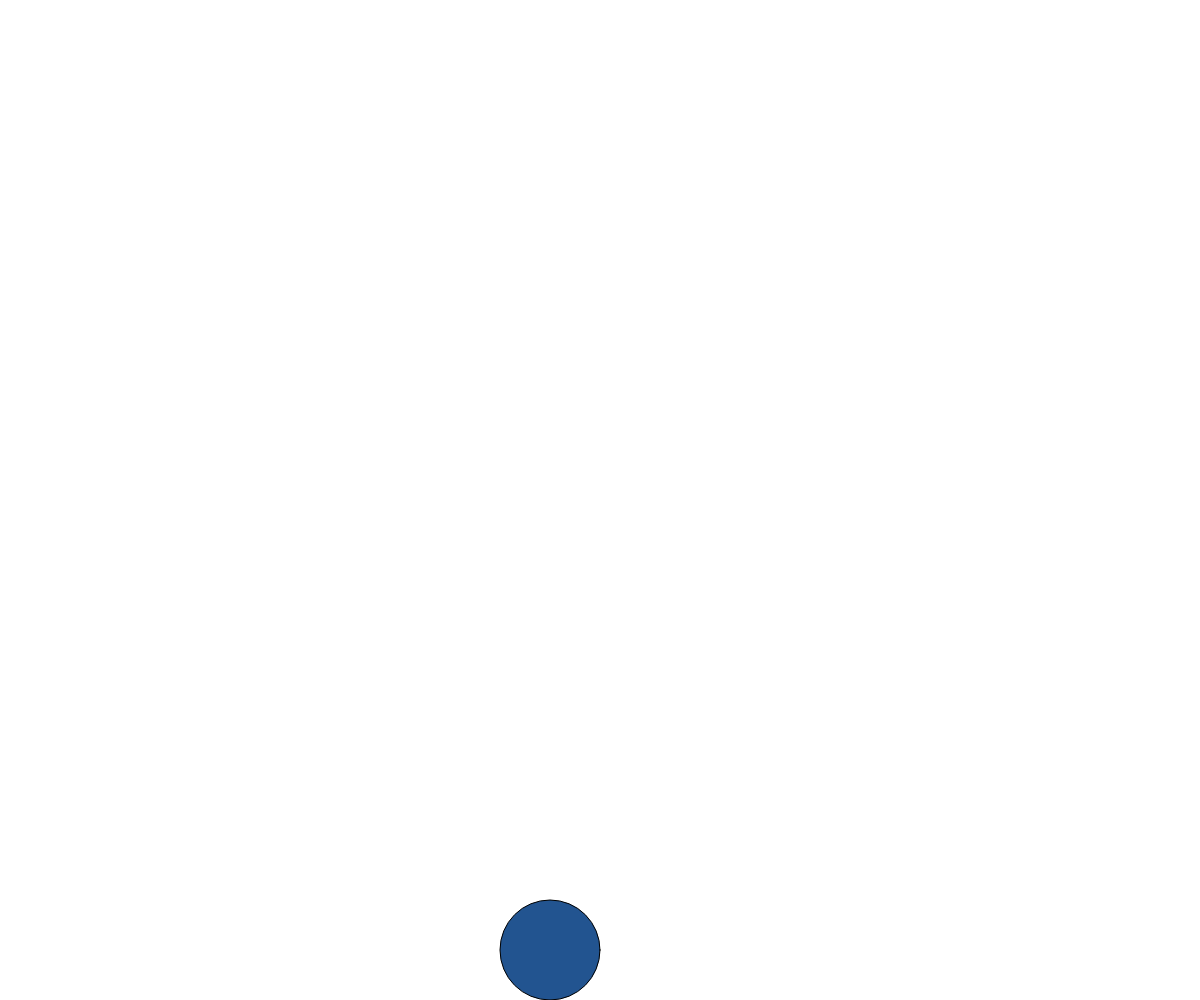
Frame 1 (no input)
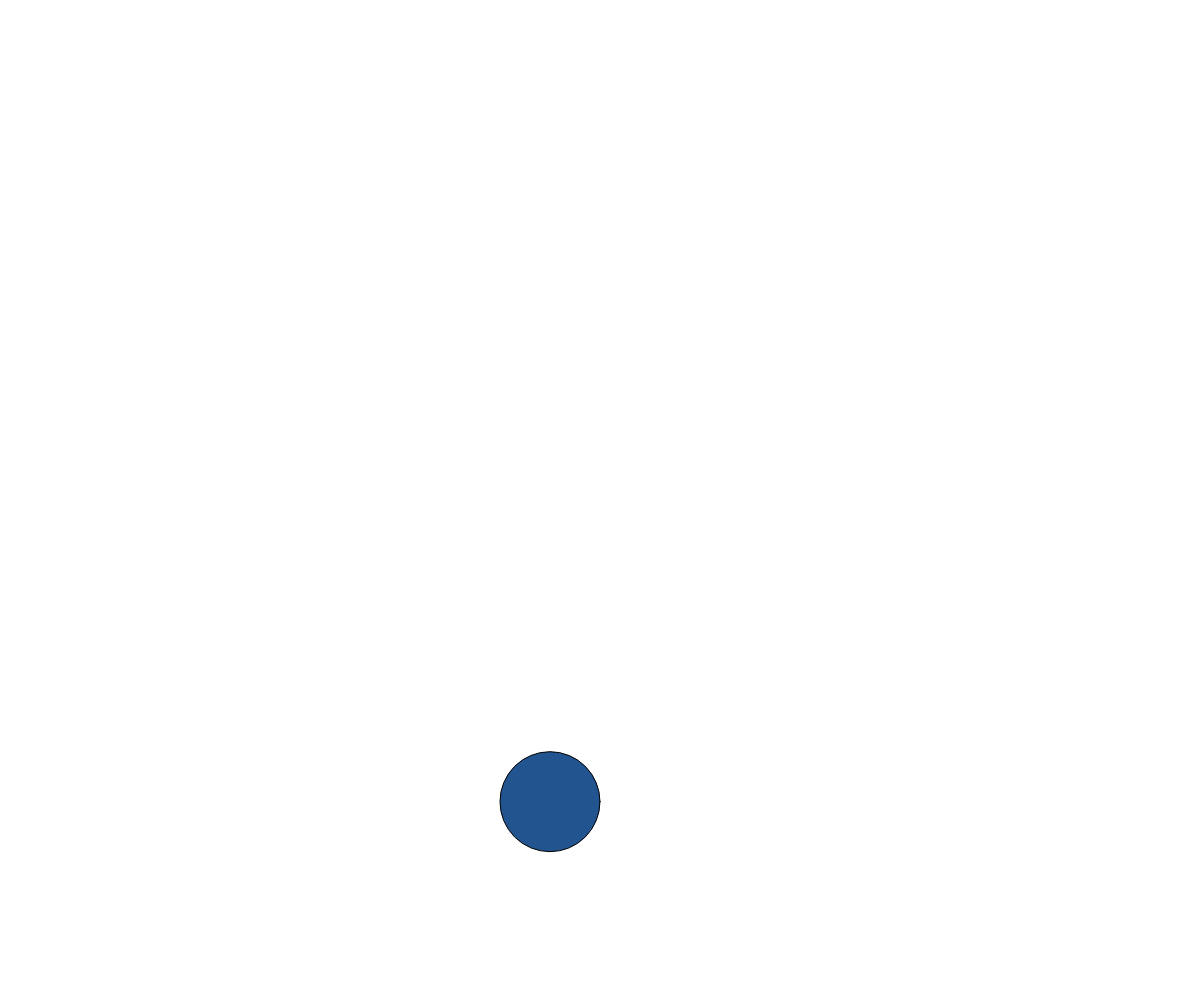
Frame 60 (no input)
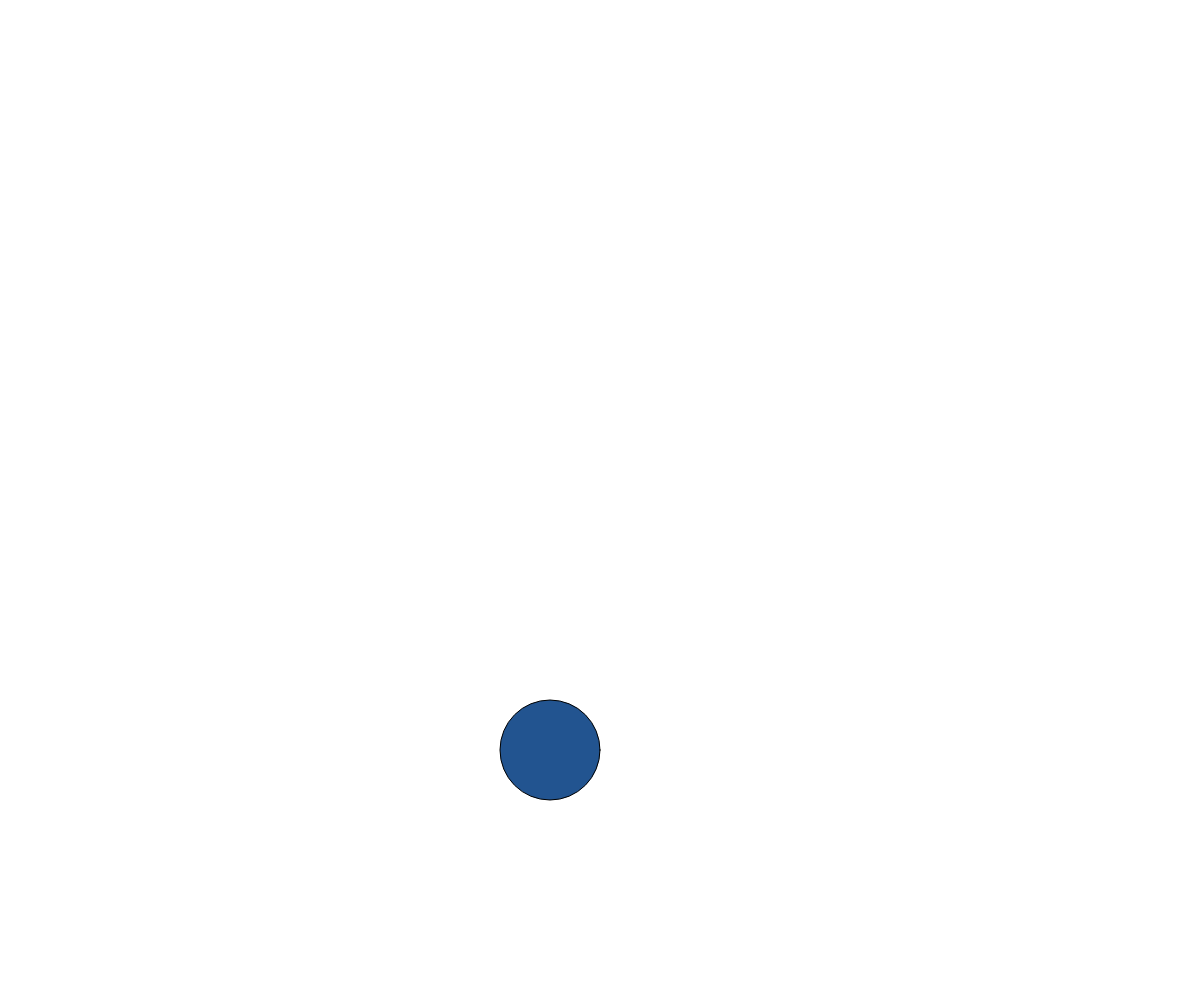
Frame 120 (the mouse pressed at the canvas centre since frame 60)

The p5.js sketch that drew these frames (run headless with seeded random() and noise() and a simulated clock; from frame 60 on, the mouse is pressed at the canvas centre):

// p5.js sketch
// ── sketch.js
let size = 100,
  posX,
  posY,
  initialSpeed = -2 * 100,
  speed = initialSpeed,
  g = 1 * 100;
function setup() {
  createCanvas(windowWidth, windowHeight);
  posX = windowWidth / 2 - size / 2;
  posY = windowHeight - size / 2;
}

function draw() {
  clear();
  squeeze();
  move();
  checkCollisions();
}

function checkCollisions() {
  if (posY > windowHeight) {
    speed = initialSpeed;
    initialSpeed = initialSpeed;
    posY = windowHeight - size / 2;
  }
}

function move() {
  const oldSpeed = speed;
  const dt = deltaTime / 1000;
  speed = speed + g * dt;
  posY += ((oldSpeed + speed) * dt) / 2;
}

function squeeze() {
  fill('#225490');
  let squeezedX = size;
  let squeezedY = size;
  const sigmoid = 1 + Math.abs(2 / (1 + Math.E ** (-speed / 350))) - 1;
  if (posY > windowHeight - size / 2) {
    squeezedY = size / sigmoid;
    squeezedX = sigmoid * size;
  }
  ellipse(posX, posY, squeezedX, squeezedY);
}
